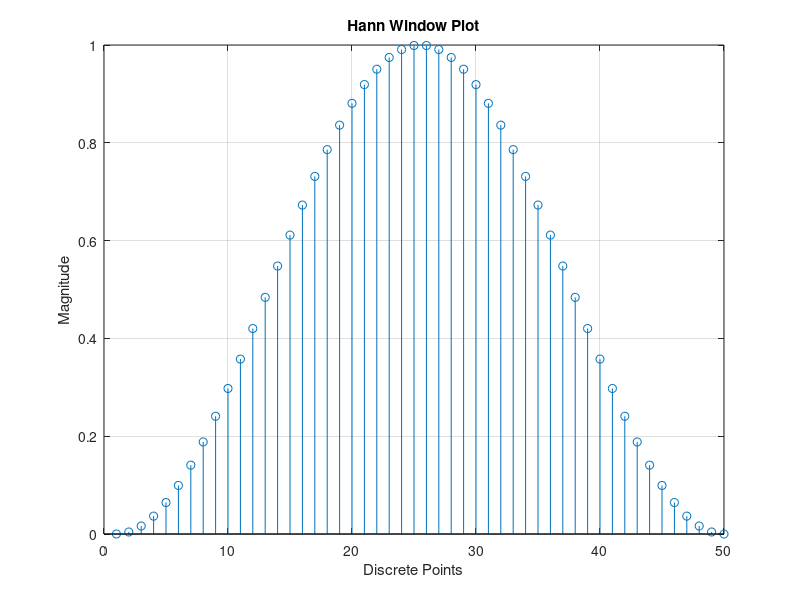

Reproduce this figure in MATLAB. (Note: this script raises an error after producing the figure.)
%% -- TASK 10 --
% Generate an N = 50 samples long Hann window and use your "DFTsum()" 
% function to perform a DFT ongenerated window. 
% Plot the results, both in time and frequency domain. 
% What regions of the frequency plot correspond to low frequency 
% components and what regions correspond to high frequency components?

clear all;
clc;
close all;

N = 49;                         % Declare the 50 samples.
n = 0:N;                        % n is the width of said samples.

w = 1/2*(1-cos(2*pi*n/N));      % Hann window equation.

stem(abs(w));                   % Plot the Hann window equation onto graph.
grid on;                        % Apply a grid.
xlabel('Discrete Points')       % Give the x-axis a label.
ylabel('Magnitude')             % Give the y-axis a label.
title('Hann Window Plot');      % Give the graph a title.

hold on;                        % Keep the previous graph...
X = DFTsum(w);                  % Apply the DFTsum to the Hann equation.
stem(abs(X));                   % Plot the results on the same graph.

% Between points 3 and 49, the frequency corresponds in both domains.
% However, the very start and end of the graph indicates they have a very
% large magnitude, and therefore do not correspond.

%% -- TASK 11 --
% Modify your DFT function "DFTsum()" into a new function "DFTsamples()" 
% with syntax "[X,f] = DTFTsamples(x,fs)". 
% Equation can be found under file "DFTSamples.m".